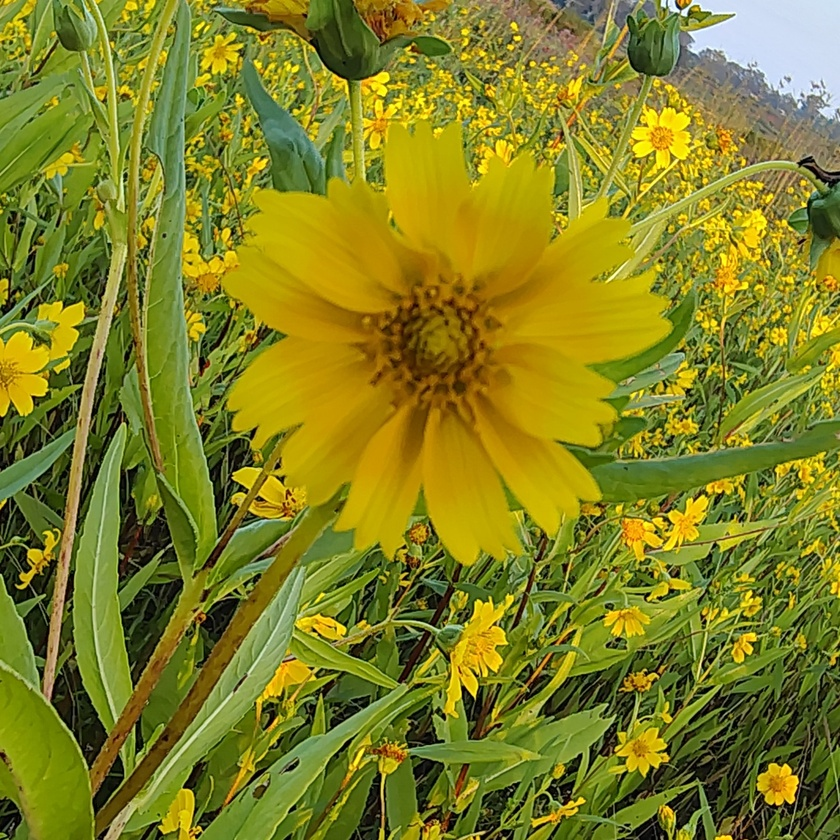
%> input picture img_01.jpg, 840 x 840 px, shrunk from 1597 x 1597 before the run
$ octave compress01.m   (GNU Octave 9; MATLAB toolbox functions it lacks are replaced by stand-ins)
%> lines starting %> are read from the running program, lines starting %| are printed output that depends on the picture
% Read the input image
inputImage = imread('img_01.jpg'); % Replace 'example.jpg' with your image file
%> inputImage is the input picture: size 840x840x3 uint8; mean R, G, B 129.4, 129.1, 34.5
grayImage = rgb2gray(inputImage);  % Convert to grayscale if it's a color image
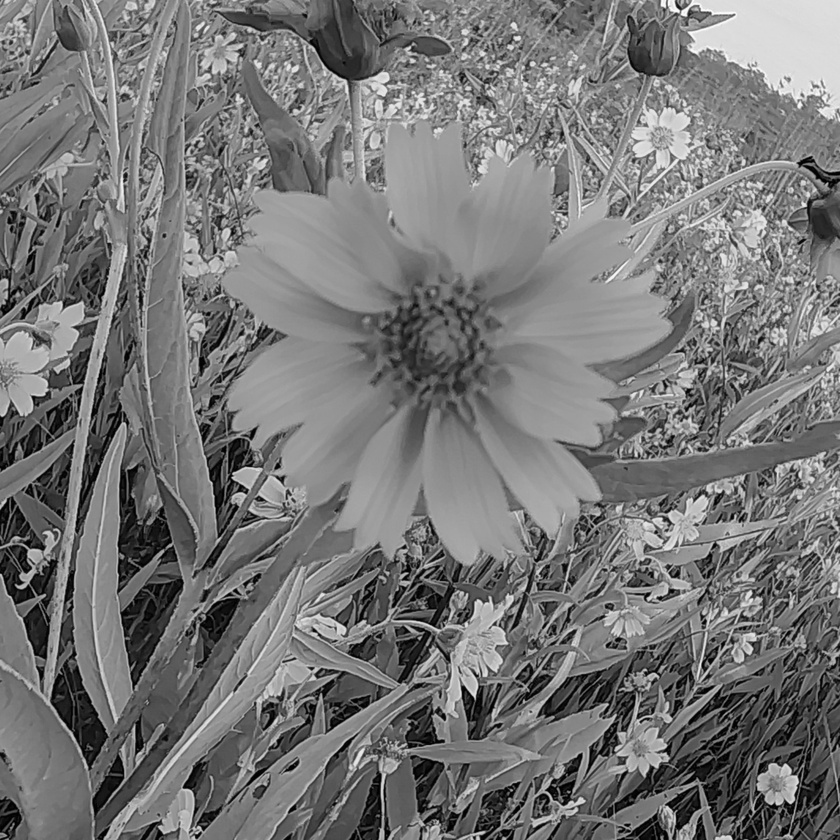
%> grayImage: size 840x840 uint8; min 0, max 252, mean 118.4

% Perform 2D Wavelet Decomposition
[coeffs, S] = wavedec2(grayImage, 2, 'haar'); % 2-level Haar wavelet decomposition
%> S = [210 210; 210 210; 420 420; 840 840]

% Thresholding for Compression
threshold = 100; % Adjust threshold for desired compression level
coeffs(abs(coeffs) < threshold) = 0; % Set small coefficients to zero

% Reconstruct the Image
compressedImage = waverec2(coeffs, S, 'haar');
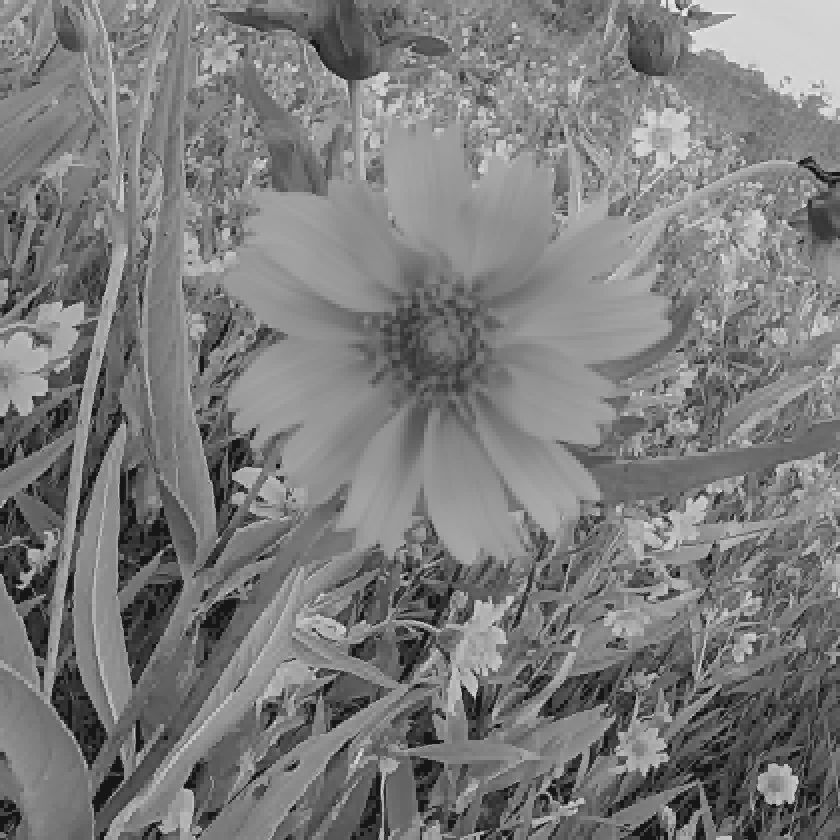
%> compressedImage: size 840x840 double; min -25.88, max 269.1, mean 118.1; drawn with min black and max white

% Display Original and Compressed Images
figure;
subplot(1, 2, 1);
imshow(grayImage, []);
title('Original Image');

subplot(1, 2, 2);
imshow(uint8(compressedImage), []);
title('Compressed Image');

% Calculate Compression Ratio
originalSize = numel(grayImage);
%> originalSize = 705600
compressedSize = nnz(coeffs); % Non-zero coefficients
%> compressedSize = 49177
compressionRatio = originalSize / compressedSize;
%> compressionRatio = 14.35
disp(['Compression Ratio: ', num2str(compressionRatio)]);
%| Compression Ratio: 14.3482

$ run again, with img_02.jpg copied over img_01.jpg
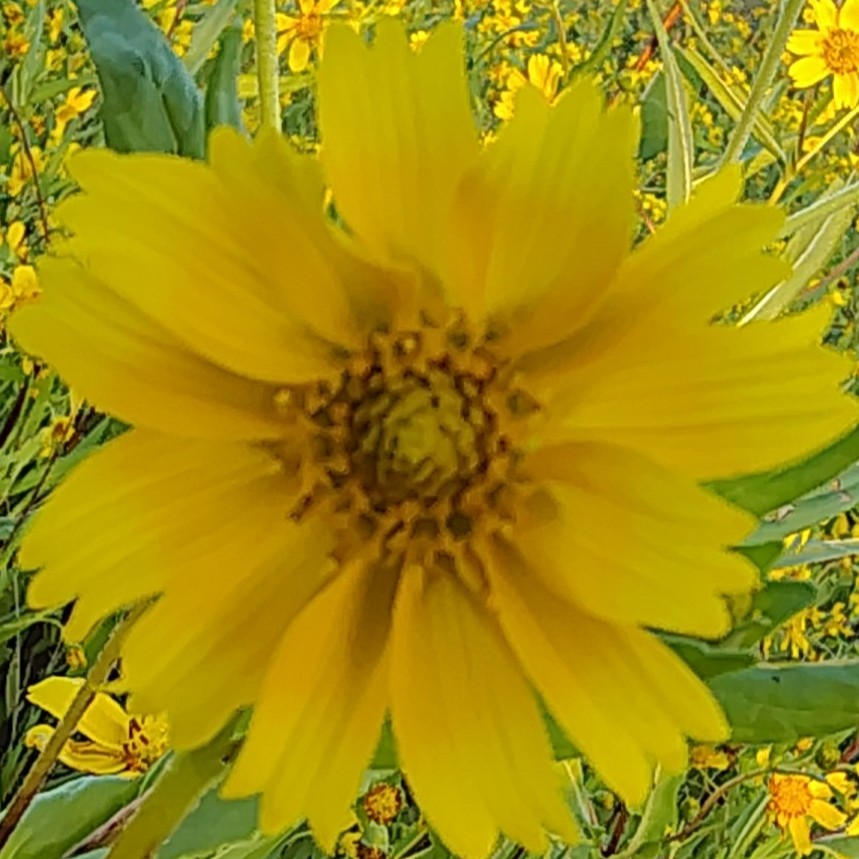
%> input picture img_02.jpg, 859 x 859 px
%> inputImage is the input picture: size 859x859x3 uint8; mean R, G, B 160.3, 141.3, 14.5
%> `grayImage = rgb2gray(inputImage);  % Convert to grayscale if it's a co..`:
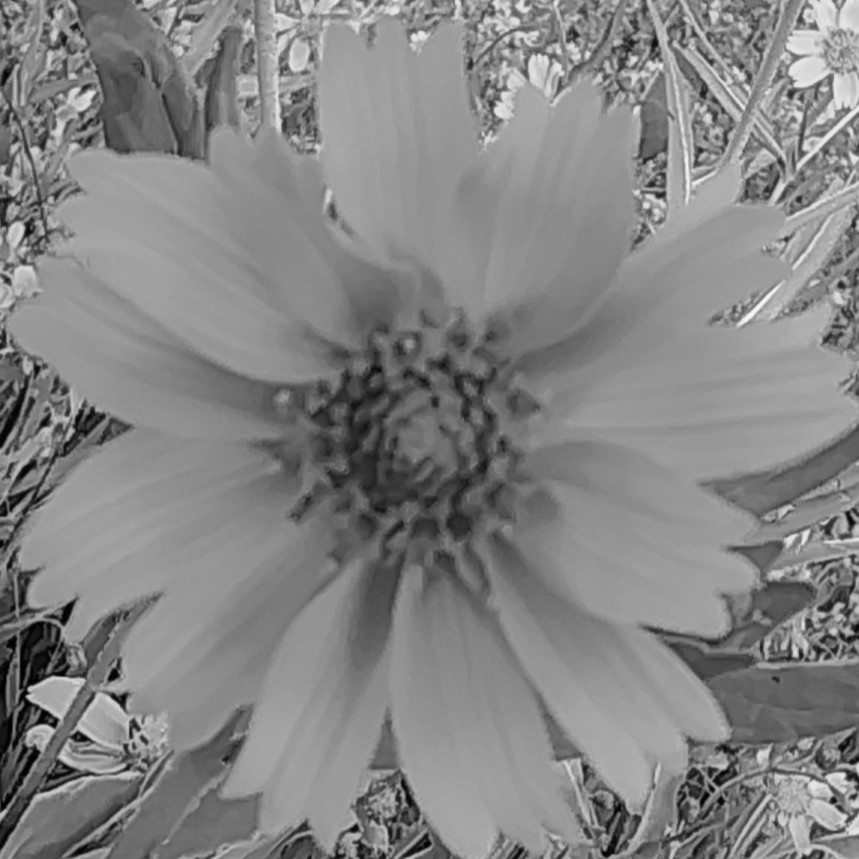
%> grayImage: size 859x859 uint8; min 0, max 247, mean 132.5
%> S = [215 215; 215 215; 430 430; 859 859]
%> compressedSize = 47130
%> compressionRatio = 15.66
%| Compression Ratio: 15.6563

$ run again, with img_03.jpg copied over img_01.jpg
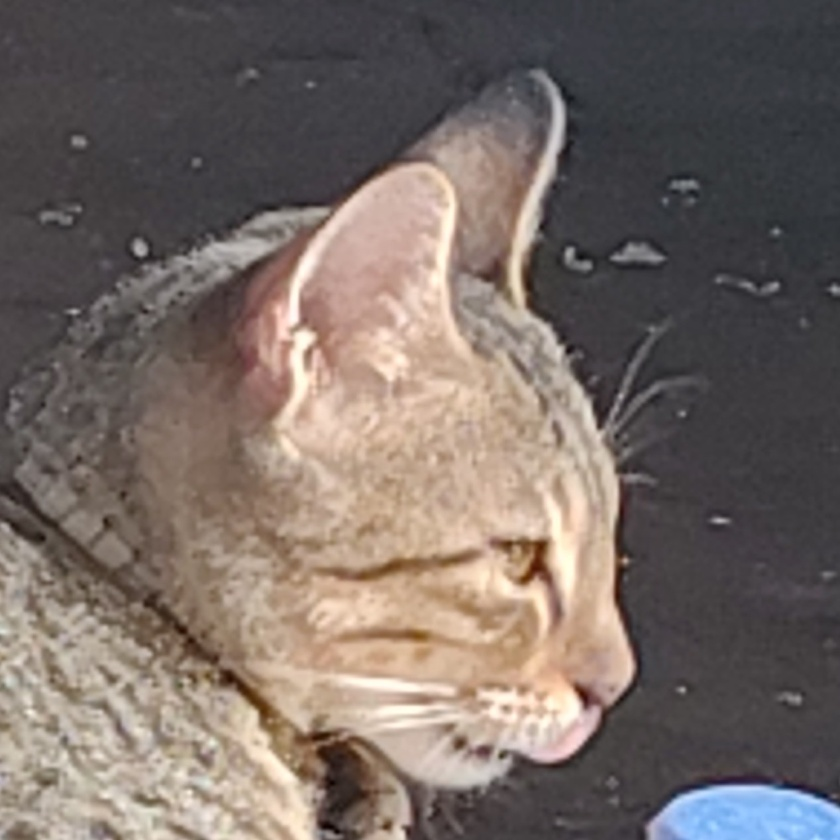
%> input picture img_03.jpg, 840 x 840 px, shrunk from 1268 x 1268 before the run
%> inputImage is the input picture: size 840x840x3 uint8; mean R, G, B 118.9, 107.4, 101.9
%> `grayImage = rgb2gray(inputImage);  % Convert to grayscale if it's a co..`:
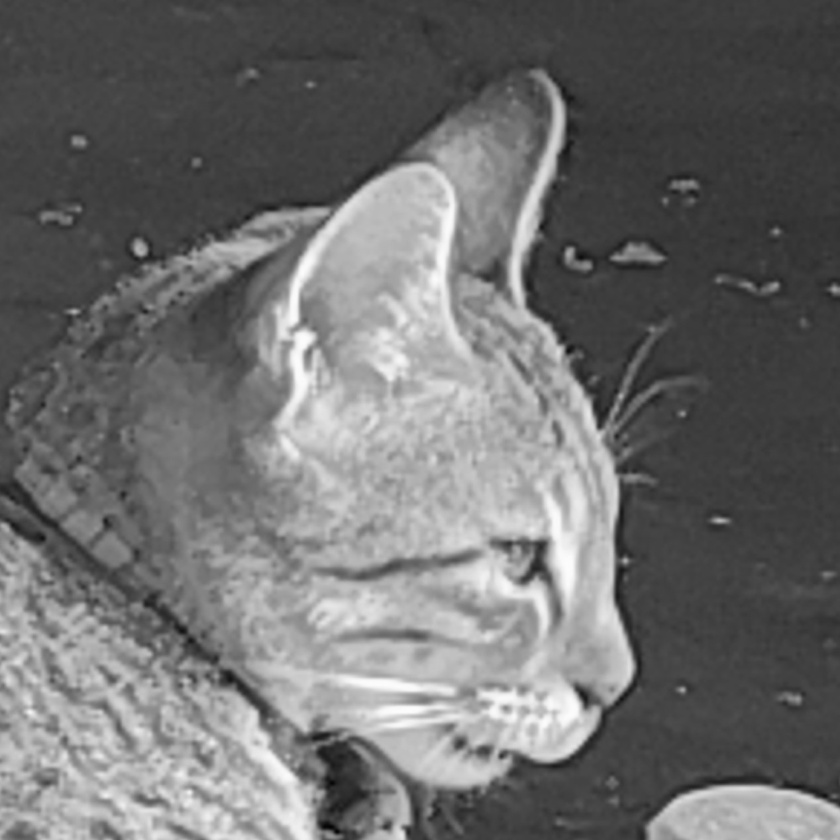
%> grayImage: size 840x840 uint8; min 3, max 252, mean 110.2
%> S = [210 210; 210 210; 420 420; 840 840]
%> compressedSize = 44207
%> compressionRatio = 15.96
%| Compression Ratio: 15.9613

$ run again, with img_04.jpg copied over img_01.jpg
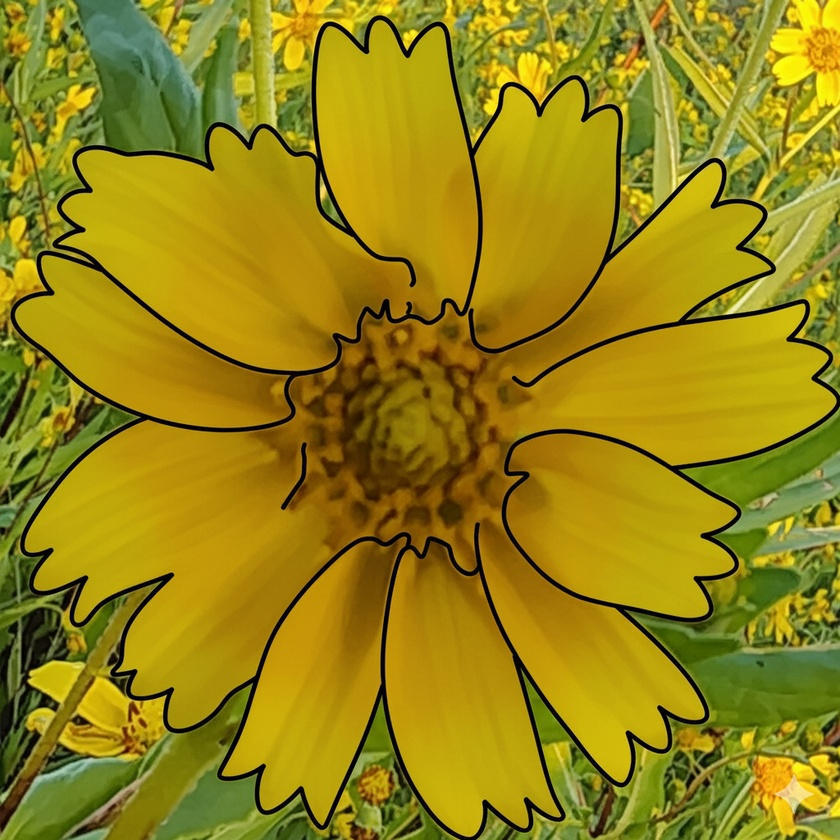
%> input picture img_04.jpg, 840 x 840 px, shrunk from 1024 x 1024 before the run
%> inputImage is the input picture: size 840x840x3 uint8; mean R, G, B 149.8, 132.8, 20
%> `grayImage = rgb2gray(inputImage);  % Convert to grayscale if it's a co..`:
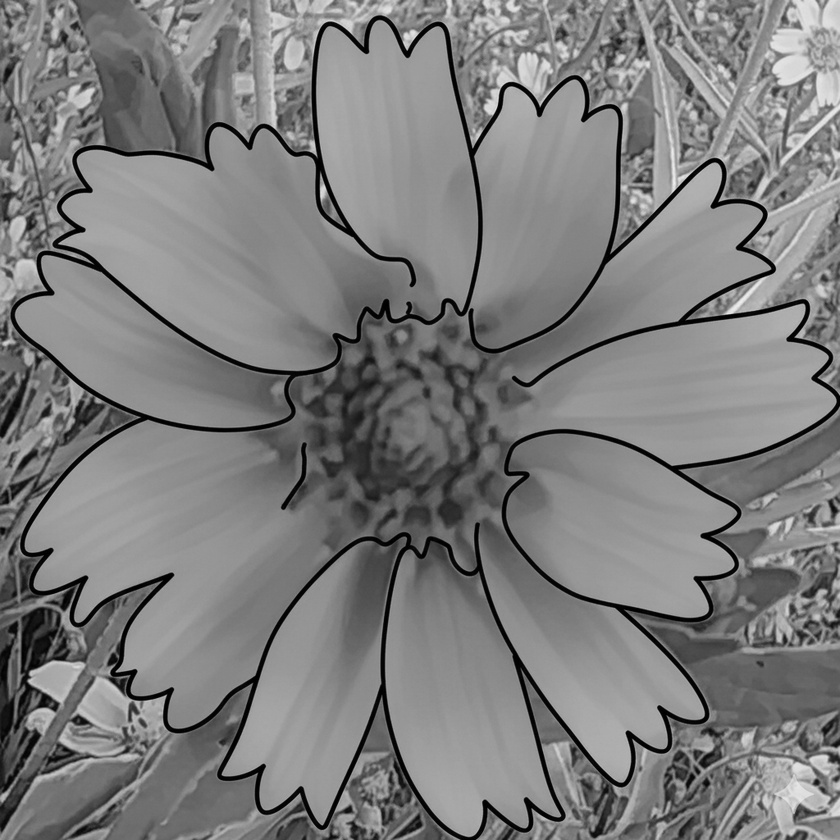
%> grayImage: size 840x840 uint8; min 0, max 241, mean 125
%> S = [210 210; 210 210; 420 420; 840 840]
%> `compressedImage = waverec2(coeffs, S, 'haar');`:
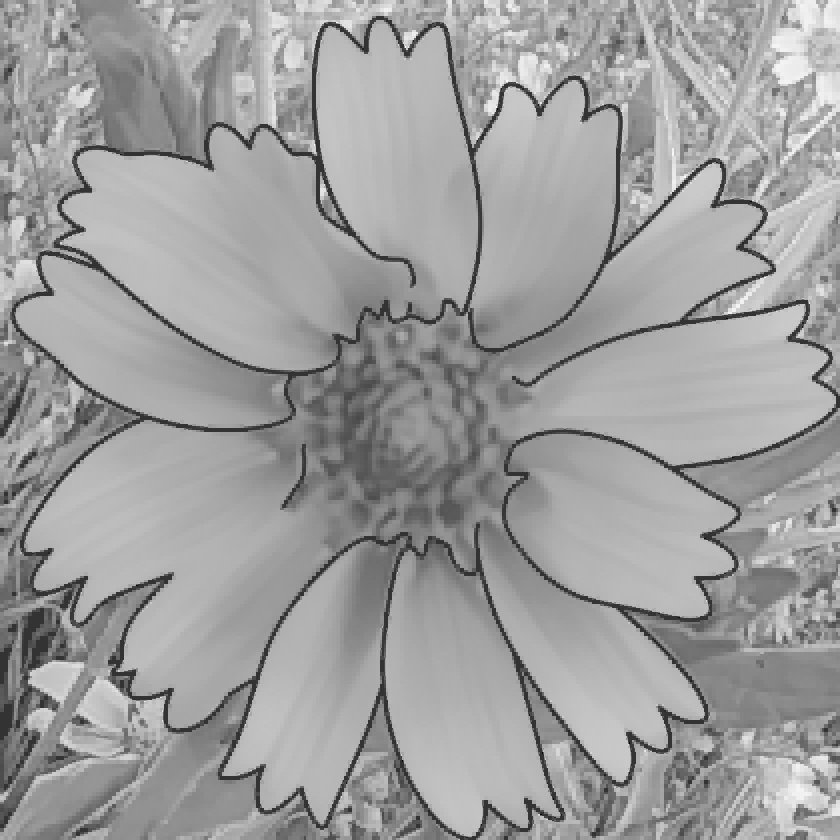
%> compressedImage: size 840x840 double; min -60.25, max 237.6, mean 124.7; drawn with min black and max white
%> compressedSize = 46905
%> compressionRatio = 15.04
%| Compression Ratio: 15.0432
